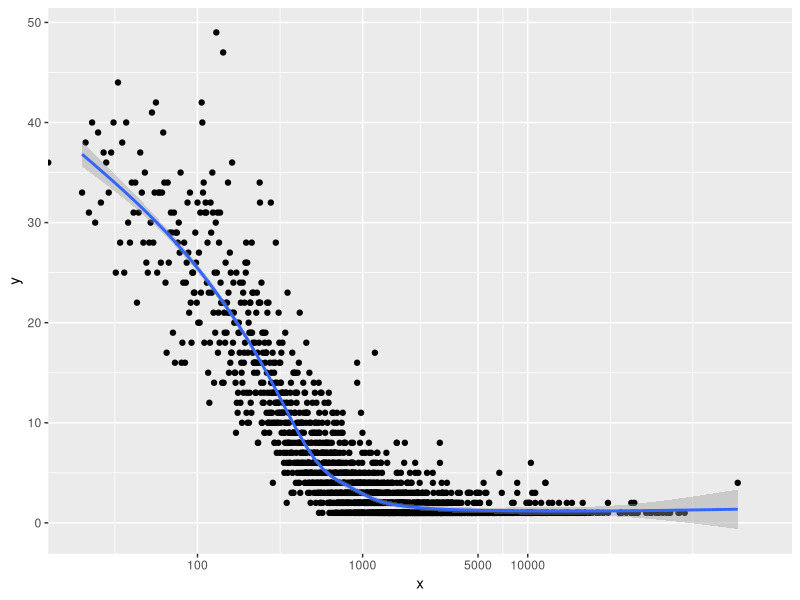

Recreate this plot in R.
library(tidyverse)
library(tidytext)
library(igraph)
library(ggraph)
library(ggplot2)

dat <- read_csv("followers_powerlaw.csv")

x <- dat$degree
y <- dat$count

#plot(x, y, main="Degree distribution from followers network", ylab='Count of users', xlab='Degree', log="x")
ggplot(dat, aes(x=x, y=y)) + geom_point() + geom_smooth() + scale_x_log10(breaks=c(10,100,1000,5000,10000), limits=c(20,250000))
